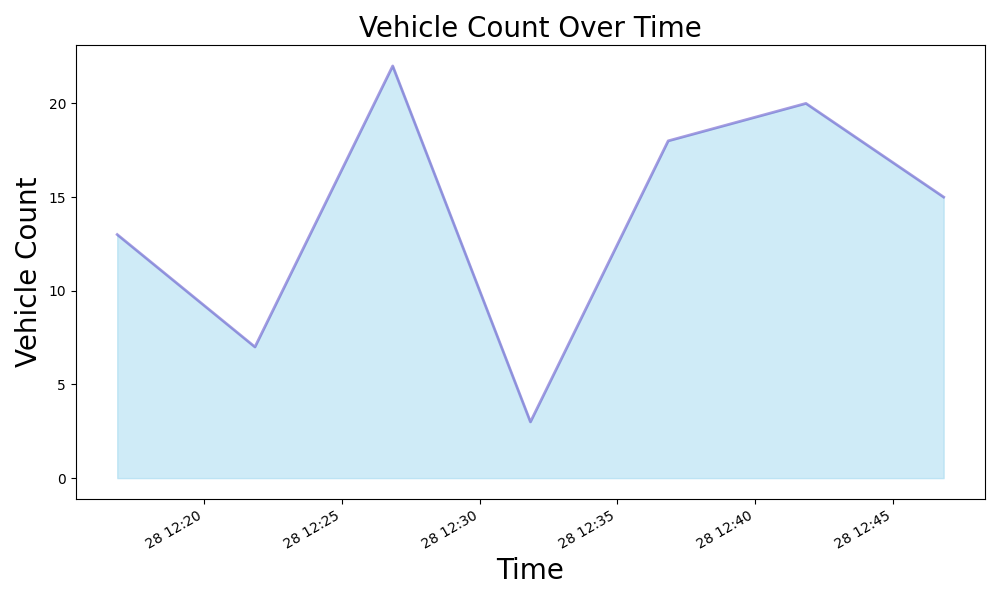

Reproduce this figure in Python.
import matplotlib.pyplot as plt
import datetime

# Sample data
vehicle_counts = [15, 20, 18, 3, 22, 7, 13]
times = [datetime.datetime.now() - datetime.timedelta(minutes=i*5) for i in range(len(vehicle_counts))]

# Plotting the area plot
plt.figure(figsize=(10, 6))
plt.fill_between(times, vehicle_counts, color="skyblue", alpha=0.4)
plt.plot(times, vehicle_counts, color="Slateblue", alpha=0.6, linewidth=2)

# Formatting labels and title with increased font size
plt.xlabel('Time', fontsize=20)
plt.ylabel('Vehicle Count', fontsize=20)
plt.title('Vehicle Count Over Time', fontsize=20)

# Auto format x-axis labels
plt.gcf().autofmt_xdate()

plt.grid(False)
plt.tight_layout()
plt.show()
